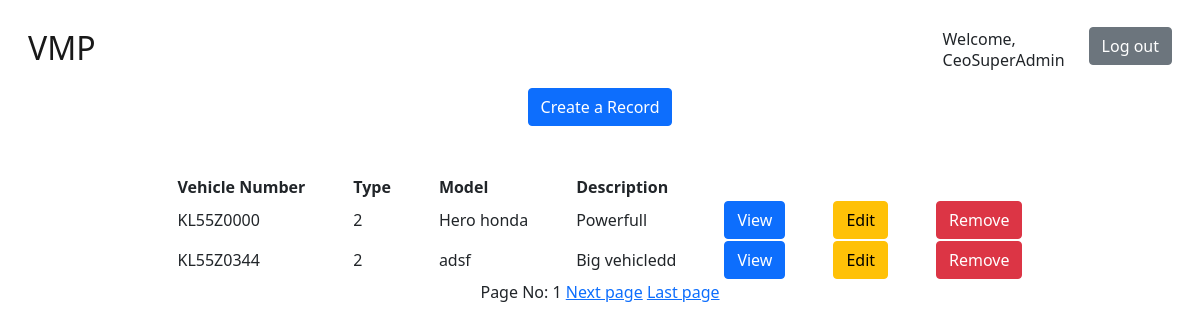
/home/ (signed in), run on an earlier commit of the app's database.
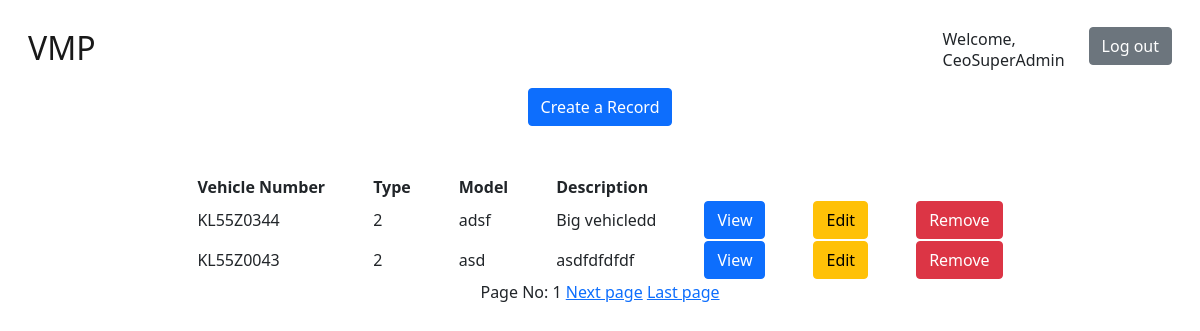
And on a later commit of the database.
### basic/models.py (models this page shows, shortened)
class Vehicle(models.Model):
    alpha_numeric = RegexValidator(r'^[0-9a-zA-Z]*$', "Please enter only alphanumeric characters")
    types = (
        ('2','Two Wheeler'),
        ('3','Three Wheeler'),
        ('4','Four Wheeler')
    )
    number = models.CharField(max_length=50, blank=False, validators=[alpha_numeric], unique=True)
    v_type = models.CharField(max_length=1, choices=types)
    model = models.CharField(max_length=100)
    desc = models.TextField()

### basic/views.py (the view)
# urls.py: path('home/', views.homeView.as_view()   , name='home_page'),     # Home page
class homeView(LoginRequiredMixin, ListView):
    model = Vehicle
    template_name = 'basic/home.html'
    def get_context_data(self):
        context = {}
        objects = Vehicle.objects.all().order_by('id')
        page_obj = Paginator(objects, 2)
        page = self.request.GET.get('page')
        context['objects'] = page_obj.get_page(page)
        return context

### basic/templates/basic/home.html (shortened to what this page needs)
{% extends 'basic/base.html' %}
{% block content %}
    <div>
        <div class="row justify-content-center">
            <a href="{% url 'create' %}" class="col-auto">
                <button class="btn btn-primary">Create a Record</button>
            </a>
        </div>
        <center>
            <table class="mt-5">
                <thead>
                    <th class="px-4">Vehicle Number</th>
                    <th class="px-4">Type</th>
                    <th class="px-4">Model</th>
                    <th class="px-4">Description</th>
                </thead>
                <tbody>
                    {% for obj in objects %}
                        <tr>
                            <td class="px-4">{{obj.number}}</td>
                            <td class="px-4">{{obj.v_type}}</td>
                            <td class="px-4">{{obj.model}}</td>
                            <td class="px-4">{{obj.desc}}</td>
                            <td class="px-4">
                                <a href="{% url 'detail' obj.id %}">
                                    <button class="btn btn-primary"> View</button>
                                </a>
                            </td>
                            <td class="px-4">
                                <a href="{% url 'edit' obj.id %}">
                                    <button class="btn btn-warning"> Edit</button>
                                </a>
                            </td>
                            <td class="px-4">
                                <form action="{% url 'delete' obj.id %}" method="post">
                                    <button
                                        class="btn btn-danger"
                                        type="submit"
                                        value="DELETE"
                                        onclick="alert('Are you sure?');"
                                    >
                                        Remove
                                    </button>
                                </form>
                            </td>
                        </tr>
                    {% endfor %}
                </tbody>
            </table>
            Page No: {{objects.number}}
            {% if objects.has_next %}
                <a href="?page={{ objects.next_page_number }}">Next page</a>
                <a href="?page={{ objects.paginator.num_pages }}">Last page</a>
            {% endif %}
        </center>
{% endblock %}

What changed in the data, as far as the page shows it:
removed Vehicle: number "KL55Z0000", v_type "2", model "Hero honda", desc "Powerfull"
now on this page (row unchanged): Vehicle: number "KL55Z0043", v_type "2", model "asd", desc "asdfdfdfdf"
